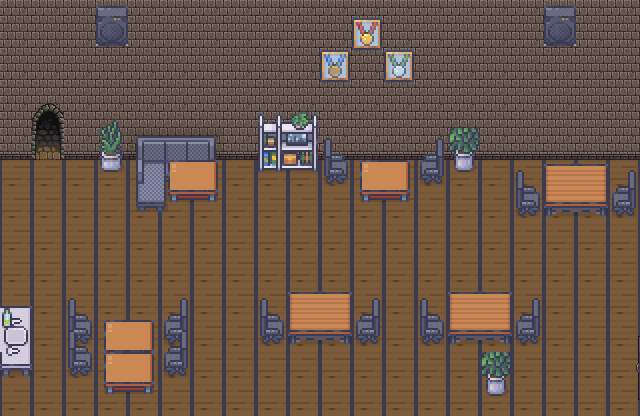

This is a level from a 2D game, rendered from its Tiled map with the project's own tilesets. A one-line summary and the complete map file follow:
An orthogonal 20x13 tile map with 32x32 px tiles, 6 tile layers (floorLayer, wallLayer, obstuctionLayer, doorLayer, ...), 5 tilesets and 2 objects (end, start).

<map version="1.9" tiledversion="1.9.2" orientation="orthogonal" renderorder="right-down" width="20" height="13" tilewidth="32" tileheight="32" infinite="0" nextlayerid="12" nextobjectid="16">
 <editorsettings>
  <export target="firstFloorLeft.tmj" format="json" />
 </editorsettings>
 <tileset firstgid="1" name="Castle2" tilewidth="32" tileheight="32" tilecount="256" columns="16">
  <image source="Castle2.png" width="512" height="512" />
  <tile id="87">
   <properties>
    <property name="wall" type="bool" value="true" />
   </properties>
  </tile>
 </tileset>
 <tileset firstgid="257" name="defimon3" tilewidth="32" tileheight="32" tilecount="848" columns="16">
  <image source="defimon3.png" width="512" height="1696" />
 </tileset>
 <tileset firstgid="1105" name="Kitchen_32x32" tilewidth="32" tileheight="32" tilecount="784" columns="16">
  <image source="Kitchen_32x32.png" width="512" height="1568" />
 </tileset>
 <tileset firstgid="1889" name="Music_and_sport_32x32" tilewidth="32" tileheight="32" tilecount="768" columns="16">
  <image source="Music_and_sport_32x32.png" width="512" height="1536" />
 </tileset>
 <tileset firstgid="2657" name="doors" tilewidth="32" tileheight="32" tilecount="204" columns="12">
  <image source="doors.png" width="384" height="544" />
 </tileset>
 <layer id="1" name="floorLayer" width="20" height="13">
  <data encoding="csv">
0,0,0,0,0,0,0,0,0,0,0,0,0,0,0,0,0,0,0,0,
0,0,0,0,0,0,0,0,0,0,0,0,0,0,0,0,0,0,0,0,
0,0,0,0,0,0,0,0,0,0,0,0,0,0,0,0,0,0,0,0,
0,102,0,0,0,0,0,0,0,0,0,0,0,0,0,0,0,0,0,0,
0,118,0,0,0,0,0,0,0,0,0,0,0,0,0,0,0,0,0,0,
1199,1200,1199,1200,1199,1200,1199,1200,1199,1200,1199,1200,1199,1200,1199,1200,1199,1200,1199,1200,
1199,1200,1199,1200,1199,1200,1199,1200,1199,1200,1199,1200,1199,1200,1199,1200,1199,1200,1199,1200,
1199,1200,1199,1200,1199,1200,1199,1200,1199,1199,1200,1200,1199,1200,1199,1200,1199,1200,1199,1200,
1199,1200,1199,1200,1199,1200,1199,1199,1199,1200,1200,1200,1200,1200,1199,1200,1199,1200,1199,1200,
1199,1200,1199,1200,1199,1200,1199,1199,1199,1199,1200,1200,1200,1200,1199,1200,1199,1200,1199,1200,
1199,1200,1199,1200,1199,1200,1199,1199,1199,1199,1199,1199,1199,1200,1199,1200,1199,1200,1199,1200,
1199,1200,1199,1200,1200,1200,1199,1200,1199,1200,1199,1200,1199,1200,1199,1200,1199,1199,1199,1199,
1199,1199,1199,1199,1199,1199,1199,1199,1199,1199,1199,1199,1199,1199,1199,1199,1199,1199,1200,1200
</data>
 </layer>
 <layer id="7" name="wallLayer" width="20" height="13">
  <data encoding="csv">
88,88,88,88,88,88,88,88,88,88,88,88,88,88,88,88,88,88,88,88,
88,88,88,88,88,88,88,88,88,88,88,88,88,88,88,88,88,88,88,88,
88,88,88,88,88,88,88,88,88,88,88,88,88,88,88,88,88,88,88,88,
88,0,88,88,88,88,88,88,88,88,88,88,88,88,88,88,88,88,88,88,
104,0,104,104,104,104,104,104,104,104,104,104,104,104,104,104,104,104,104,104,
0,0,0,0,0,0,0,0,0,0,0,0,0,0,0,0,0,0,0,0,
0,0,0,0,0,0,0,0,0,0,0,0,0,0,0,0,0,0,0,0,
0,0,0,0,0,0,0,0,0,0,0,0,0,0,0,0,0,0,0,0,
0,0,0,0,0,0,0,0,0,0,0,0,0,0,0,0,0,0,0,0,
0,0,0,0,0,0,0,0,0,0,0,0,0,0,0,0,0,0,0,0,
0,0,0,0,0,0,0,0,0,0,0,0,0,0,0,0,0,0,0,0,
0,0,0,0,0,0,0,0,0,0,0,0,0,0,0,0,0,0,0,0,
0,0,0,0,0,0,0,0,0,0,0,0,0,0,0,0,0,0,0,0
</data>
 </layer>
 <objectgroup id="4" name="summonLayer">
  <object id="9" name="end" x="621" y="385">
   <point />
  </object>
  <object id="14" name="start" x="64" y="176">
   <point />
  </object>
 </objectgroup>
 <layer id="8" name="obstuctionLayer" width="20" height="13">
  <data encoding="csv">
0,0,0,0,0,0,0,0,0,0,0,2244,0,0,0,0,0,0,0,0,
0,0,0,0,0,0,0,0,0,0,2245,2260,2246,0,0,0,0,0,0,0,
0,0,0,0,0,0,0,0,0,0,2261,0,2262,0,0,0,0,0,0,0,
0,0,0,0,0,0,0,0,0,0,0,0,0,0,0,0,0,0,0,0,
0,0,0,0,579,580,581,0,0,0,390,0,0,2147484038,0,0,0,0,0,0,
0,0,0,0,595,596,597,0,0,0,406,0,0,2147484054,0,0,0,0,0,0,
0,0,0,0,611,612,613,0,0,0,0,0,0,0,0,0,0,0,0,0,
0,0,0,0,0,0,0,0,0,0,0,0,0,0,0,0,0,0,0,0,
0,0,0,0,0,0,0,0,0,0,0,0,0,0,0,0,0,0,0,0,
330,0,390,0,0,2147484038,0,0,0,0,0,0,0,0,0,0,0,0,0,0,
346,0,406,0,0,2147484054,0,0,0,0,0,0,0,0,0,0,0,0,0,0,
374,0,0,0,0,0,0,0,0,0,0,0,0,0,0,0,0,0,0,0,
0,0,0,0,0,0,0,0,0,0,0,0,0,0,0,0,0,0,0,0
</data>
 </layer>
 <layer id="6" name="doorLayer" width="20" height="13">
  <data encoding="csv">
0,0,0,0,0,0,0,0,0,0,0,0,0,0,0,0,0,0,0,0,
0,0,0,0,0,0,0,0,0,0,0,0,0,0,0,0,0,0,0,0,
0,0,0,0,0,0,0,0,0,0,0,0,0,0,0,0,0,0,0,0,
0,0,0,0,0,0,0,0,0,0,0,0,0,0,0,0,0,0,0,0,
0,0,0,0,0,0,0,0,0,0,0,0,0,0,0,0,0,0,0,0,
0,0,0,0,0,0,0,0,0,0,0,0,0,0,0,0,0,0,0,0,
0,0,0,0,0,0,0,0,0,0,0,0,0,0,0,0,0,0,0,0,
0,0,0,0,0,0,0,0,0,0,0,0,0,0,0,0,0,0,0,0,
0,0,0,0,0,0,0,0,0,0,0,0,0,0,0,0,0,0,0,0,
0,0,0,0,0,0,0,0,0,0,0,0,0,0,0,0,0,0,0,0,
0,0,0,0,0,0,0,0,0,0,0,0,0,0,0,0,0,0,0,2147486308,
0,0,0,0,0,0,0,0,0,0,0,0,0,0,0,0,0,0,0,2147486320,
0,0,0,0,0,0,0,0,0,0,0,0,0,0,0,0,0,0,0,2147486332
</data>
 </layer>
 <layer id="10" name="obstructionLayer2" width="20" height="13">
  <data encoding="csv">
0,0,0,2513,0,0,0,0,0,0,0,0,0,0,0,0,0,2513,0,0,
0,0,0,2529,0,0,0,0,0,0,0,0,0,0,0,0,0,2529,0,0,
0,0,0,0,0,0,0,0,0,0,0,0,0,0,0,0,0,0,0,0,
0,0,0,455,0,0,0,0,2147484105,2147484104,0,0,0,0,0,0,0,0,0,0,
0,0,0,471,366,367,2147484014,0,2147484121,2147484120,0,0,0,0,391,0,0,0,0,0,
0,0,0,487,0,615,616,0,2147484137,2147484136,0,615,616,0,407,0,390,2147484240,592,2147484038,
0,0,0,0,0,0,0,0,0,0,0,0,0,0,0,0,0,0,0,0,
0,0,0,0,0,0,0,0,0,0,0,0,0,0,0,0,0,0,0,0,
0,0,0,0,0,0,0,0,0,0,0,0,0,0,0,0,0,0,0,0,
2147485453,0,390,0,0,0,0,0,390,2147484240,592,2147484038,0,390,2147484240,592,2147484038,0,0,0,
2147485469,0,390,615,616,2147484038,0,0,0,0,0,0,0,0,0,608,2147484054,0,0,0,
2147485485,0,406,615,616,2147484054,0,0,0,0,0,0,0,0,0,391,0,0,0,0,
0,0,0,631,632,0,0,0,0,0,0,0,0,0,0,407,0,0,0,0
</data>
 </layer>
 <layer id="11" name="freeLayer" width="20" height="13">
  <data encoding="csv">
0,0,0,0,0,0,0,0,0,0,0,0,0,0,0,0,0,0,0,0,
0,0,0,0,0,0,0,0,0,0,0,0,0,0,0,0,0,0,0,0,
0,0,0,0,0,0,0,0,0,0,0,0,0,0,0,0,0,0,0,0,
0,0,0,0,0,0,0,0,0,0,0,0,0,0,0,0,0,0,0,0,
0,0,0,0,0,0,0,0,0,0,0,0,0,0,0,0,0,0,0,0,
0,0,0,0,0,0,0,0,0,0,0,0,0,0,0,0,0,0,0,0,
0,0,0,0,0,631,632,0,0,0,0,631,632,0,0,0,406,2147484256,608,2147484054,
0,0,0,0,0,0,0,0,0,0,0,0,0,0,0,0,0,0,0,0,
0,0,0,0,0,0,0,0,0,0,0,0,0,0,0,0,0,0,0,0,
0,0,0,0,0,0,0,0,0,0,0,0,0,0,0,0,0,0,0,0,
0,0,0,0,0,0,0,0,406,2147484256,608,2147484054,0,406,2147484256,0,0,0,0,0,
0,0,0,0,0,0,0,0,0,0,0,0,0,0,0,0,0,0,0,0,
0,0,0,0,0,0,0,0,0,0,0,0,0,0,0,0,0,0,0,0
</data>
 </layer>
</map>
